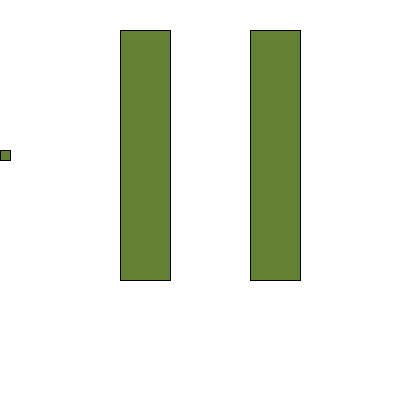
Frame 1 (no input)
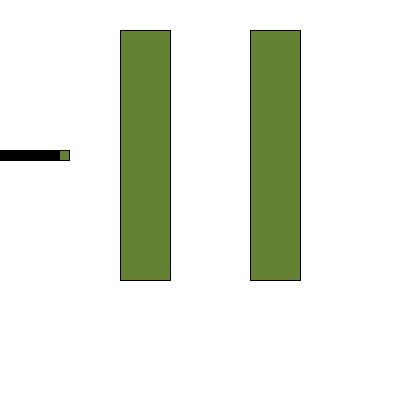
Frame 60 (the mouse pressed at the canvas centre just before this capture)
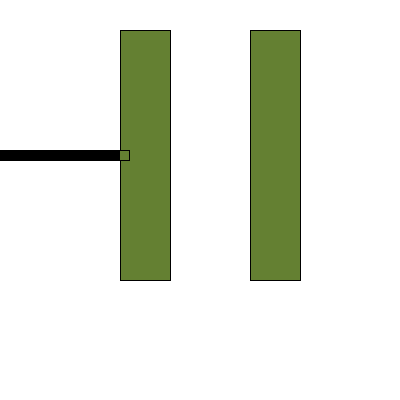
Frame 120 (the mouse held since frame 60 and released just before this capture)

The Processing sketch that drew these frames (run headless with seeded random() and noise(); from frame 60 on, the mouse is pressed at the canvas centre):

// Processing sketch: processing_174784
// ── processing_174784.pde

int counter;

void setup() {  
  size(400, 400);
  background(255); 
  }
int i=0;
void draw() {  
  fill(100,128,50);
  cuadrados(120,30,50,250);
  cuadrados(250,30,50,250);
  cuadrados(i , 150,10,10);
  i=i+1;
 
  }
  void cuadrados(int x, int y, int a, int h){
  rect (x,y,a,h);
  }
